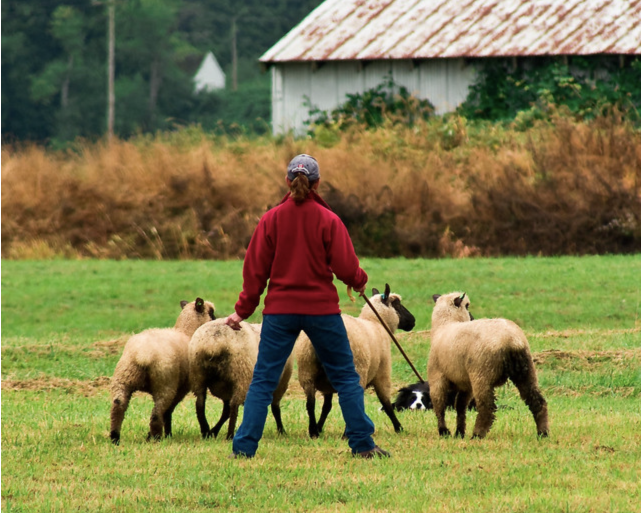
#> input picture sensors_tools/bridges/test_data/sheeps.png, 1282 x 1026 px (shown at 1/2 size)
$ python generator.py   (older library calls are emulated)
#> lines starting #> are read from the running program, lines starting #| are printed output that depends on the picture; after the words box and inside, x2 and y2 are one past the last pixel; in counts of white or black regions, pixels touching at a corner belong together
"""
    This script is used to generate test data for the bridges.
    It consists in  a ser of:
     - RGB images of size 512x512 with a number in the center in black over white background.
     - Depth images of size 512x512 with the white color at 10m and the number at 3m.
     - Semantic images of size 512x512 with the number in the center being class 1 and the rest class 0.
     - Pose files with a translation of the number along the X axis.
     - A file with the camera intrinsics.
"""
import os
import cv2
import numpy as np
import json

# Import debuggers
import pdb

NUM_IMAGES = 5
WIDTH = 512
HEIGHT = 512

def generate_data(num: int) -> tuple:
    """
        Generate the image, pose, depth and semantic images
        The image is generated with a number in the center using the cv2 library
        The depth image is generated by using the rgb as a mask and setting the values
        The semantic image is generated by using the rgb as a mask and setting the values
    """

    # Generate the rgb image
    img = np.zeros((HEIGHT, WIDTH, 3), np.uint8)
    img.fill(255)
    font = cv2.FONT_HERSHEY_SIMPLEX
    textsize = cv2.getTextSize(str(num), font, 5, 2)[0]
    textX = (WIDTH - textsize[0]) // 2
    textY = (HEIGHT + textsize[1]) // 2
    cv2.putText(img, str(num), (textX, textY), font, 5, (0, 0, 0), 10, cv2.LINE_AA)

    # Generate the depth image
    depth = np.zeros((HEIGHT, WIDTH), np.float32)
    depth.fill(10*1000)
    mask = img[:,:,0] == 0
    depth[mask] = 3*1000

    # Generate the semantic image
    semantic = np.zeros((HEIGHT, WIDTH), np.uint16)
    semantic[mask] = 1

    # Generate the semantic image in rgb with 0 in red and 1 in blue
    semantic_rgb = np.zeros((HEIGHT, WIDTH, 3), np.uint8)
    semantic_rgb[semantic == 0] = [255, 0, 0]
    semantic_rgb[semantic == 1] = [0, 0, 255]

    # Generate the pose file
    pose = np.eye(4)
    pose[0,3] = num

    return img, depth, semantic, semantic_rgb, pose

def generate_sheeps_img(num: int) -> tuple:
    """
    Generate the images for the "sheeps.png" image and the "sheeps_sem.png" semantic image
    Instead of the number, use the sheeps and use the sheeps_sem.png with red RGB color for the gt
    mask.
    """
#> called with num = 0
    # Generate the RGB image
    img = np.zeros((HEIGHT, WIDTH, 3), np.uint8)
    img.fill(255)

    # Load the sheeps image
    sheeps = cv2.imread("sheeps.png")
#> sheeps is the input picture: shape (1026, 1282, 3); mean B, G, R 74.2, 121.6, 125.3

    # Calculate the scale to fill the frame while maintaining aspect ratio
    scale_w = WIDTH / sheeps.shape[1]
#> scale_w = 0.399
    scale_h = HEIGHT / sheeps.shape[0]
#> scale_h = 0.499
    scale = max(scale_w, scale_h)
#> scale = 0.499
    sheeps = cv2.resize(sheeps, (0, 0), fx=scale, fy=scale)
#> sheeps: shape (512, 640, 3)

    # Crop the sheep image to fit exactly in the frame
    start_x = (sheeps.shape[1] - WIDTH) // 2
#> start_x = 64
    start_y = (sheeps.shape[0] - HEIGHT) // 2
#> start_y = 0
    sheeps_cropped = sheeps[start_y:start_y + HEIGHT, start_x:start_x + WIDTH]
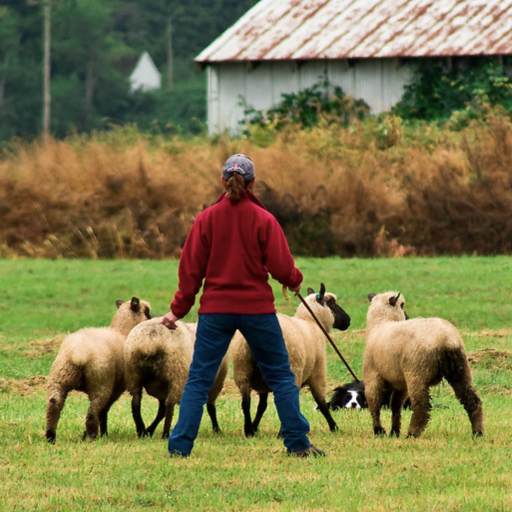
#> sheeps_cropped: shape (512, 512, 3); mean B, G, R 74.4, 119.5, 124.9
    img = sheeps_cropped

    # Generate the depth image
    depth = np.zeros((HEIGHT, WIDTH), np.float32)
    depth.fill(10 * 1000)
    mask = img[:, :, 0] != 255
#> mask: shape (512, 512) bool; every value is 1
    depth[mask] = 3 * 1000

    # Generate the semantic image
    # Load the semantic image
    semantic_img = cv2.imread("sheeps_sem.png")
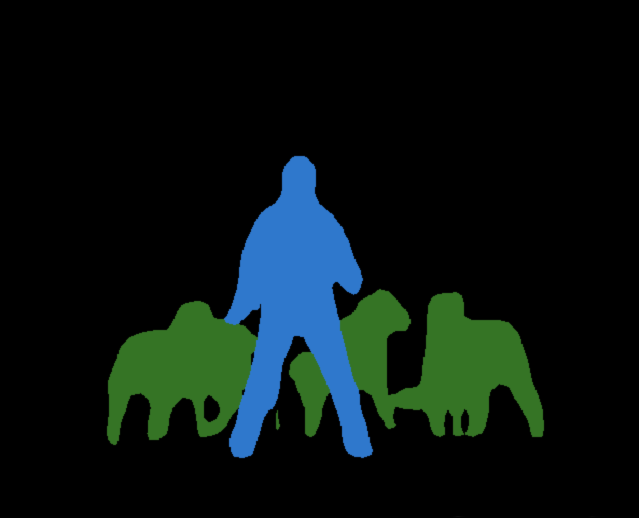
#> input picture sensors_tools/bridges/test_data/sheeps_sem.png, 1278 x 1036 px (shown at 1/2 size)
#> semantic_img is the input picture: shape (1036, 1278, 3); mean B, G, R 17, 19, 8.2

    # Resize and crop the semantic image to match the sheep's appearance
    semantic_img = cv2.resize(semantic_img, (0, 0), fx=scale, fy=scale, interpolation=cv2.INTER_NEAREST)
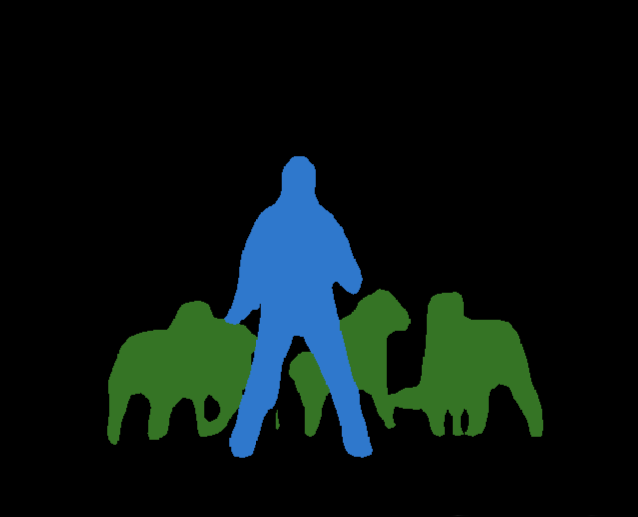
#> semantic_img: shape (517, 638, 3); mean B, G, R 17, 19, 8.2
    semantic_cropped = semantic_img[start_y:start_y + HEIGHT, start_x:start_x + WIDTH]
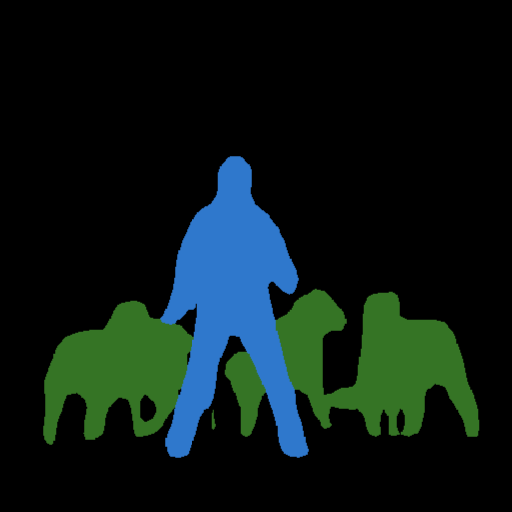
#> semantic_cropped: shape (512, 512, 3); mean B, G, R 21.3, 23.9, 10.3

    semantic = np.zeros((HEIGHT, WIDTH), np.uint16)

    # Create semantic_rgb
    semantic_rgb = np.zeros((HEIGHT, WIDTH, 3), np.uint8)
    semantic_rgb = semantic_cropped
    # Get the mask
    mask_sheep = semantic_rgb[:, :, 2] == 47
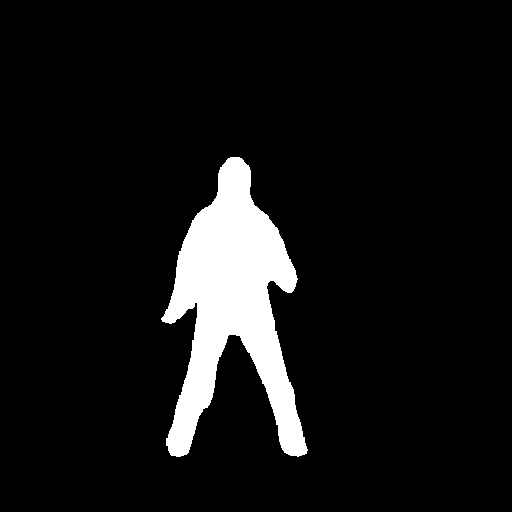
#> mask_sheep: shape (512, 512) bool; 8% white; 1 white region, box (x1, y1, x2, y2) and area: (161, 157, 308, 457) 20884
    mask_human = semantic_rgb[:, :, 2] == 53
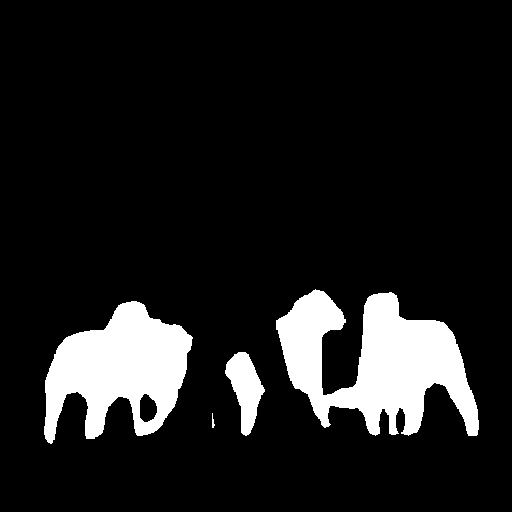
#> mask_human: shape (512, 512) bool; 11.6% white; 4 white regions, box (x1, y1, x2, y2) and area: (276, 289, 479, 436) 16095, (44, 301, 193, 444) 12445, (225, 352, 265, 436) 1778, (212, 413, 215, 428) 26
    semantic[mask_sheep] = 17
    semantic[mask_human] = 15

    # Generate the pose file
    pose = np.eye(4)
    pose[0, 3] = num

    return img, depth, semantic, semantic_rgb, pose

if __name__ == "__main__":
    # Create the directories
    os.makedirs("dataset/color", exist_ok=True)
    os.makedirs("dataset/depth", exist_ok=True)
    os.makedirs("dataset/label", exist_ok=True)
    os.makedirs("dataset/label_rgb", exist_ok=True)
    os.makedirs("dataset/pose", exist_ok=True)

    # Generate the data
    for i in range(NUM_IMAGES):
        if i == 0:
            img, depth, semantic, semantic_rgb, pose = generate_sheeps_img(i)
#> depth: shape (512, 512) float32; every value is 3000
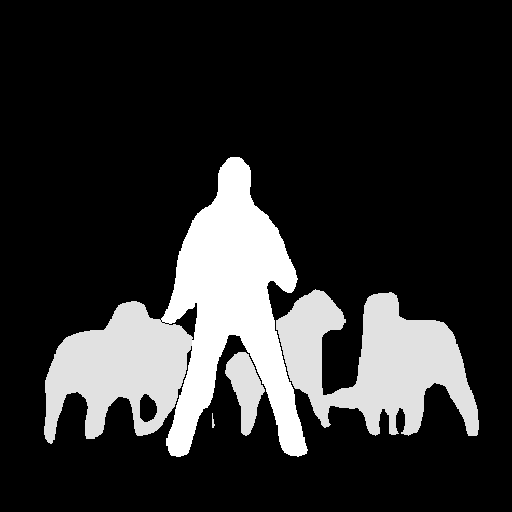
#> semantic: shape (512, 512) uint16; min 0, max 17, mean 3.09; drawn with min black and max white
#> pose = [[1, 0, 0, 0], [0, 1, 0, 0], [0, 0, 1, 0], [0, 0, 0, 1]]
        else:
            img, depth, semantic, semantic_rgb, pose = generate_data(i)

        cv2.imwrite(f"dataset/color/{i:04d}.png", img)
        # Save depth as 16-bit png (depth shift 1000)
        cv2.imwrite(f"dataset/depth/{i:04d}.png", depth.astype(np.uint16))
        cv2.imwrite(f"dataset/label/{i:04d}.png", semantic)
        # Save the images with no compression in label
        cv2.imwrite(f"dataset/label_rgb/{i:04d}.png", semantic_rgb, [cv2.IMWRITE_PNG_COMPRESSION, 0])
        # Save the pose
        np.savetxt(f"dataset/pose/{i:04d}.txt", pose)

    # Save the camera intrinsics
    camera_intrinsics = {
        "fx": 1000,
        "fy": 1000,
        "cx": 256,
        "cy": 256
    }
    with open("dataset/camera_intrinsics.json", "w") as f:
        json.dump(camera_intrinsics, f)
